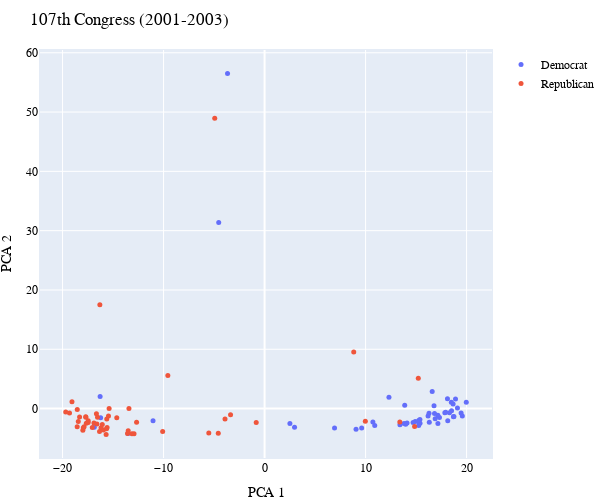

The cell this chart's notebook holds for it:
### Code cell
plot_PCA(2001)

### Figure 1 — Plotly figure (JSON) as saved in the notebook; plotly's stock layout.template omitted (floating-point values rounded to 4 significant figures)
{"data": [{"hovertemplate": "<b>%{text}</b><br><br>", "marker": {"size": 5}, "mode": "markers", "name": "Democrat", "text": ["BYRD, Robert Carlyle", "KERRY, John Forbes", "ROCKEFELLER, John Davison IV (Jay)", "BOXER, Barbara", "CARPER, Thomas Richard", "DURBIN, Richard Joseph", "REID, Harry", "TORRICELLI, Robert Guy", "BYRD, Robert Carlyle", "JOHNSON, Timothy Peter (Tim)", "CONRAD, Kent", "GRAHAM, Daniel Robert (Bob)", "KOHL, Herbert H.", "LIEBERMAN, Joseph I.", "REED, John F. (Jack)", "LINCOLN, Blanche Lambert", "STABENOW, Deborah Ann", "CANTWELL, Maria E.", "MILLER, Zell Bryan", "EDWARDS, John", "BAYH, Evan", "LANDRIEU, Mary L.", "CLELAND, Joseph Maxwell (Max)", "FEINGOLD, Russell Dana", "BINGAMAN, Jesse Francis, Jr. (Jeff)", "MURRAY, Patty", "WELLSTONE, Paul David", "CLINTON, Hillary Rodham", "CORZINE, Jon Stevens", "NELSON, Earl Benjamin (Ben)", "CARNAHAN, Jean", "DAYTON, Mark", "FEINSTEIN, Dianne", "WYDEN, Ronald Lee", "INOUYE, Daniel Ken", "BAUCUS, Max Sieben", "AKAKA, Daniel Kahikina", "DODD, Christopher John", "HOLLINGS, Ernest Frederick", "DASCHLE, Thomas Andrew", "BREAUX, John Berlinger", "LEAHY, Patrick Joseph", "NELSON, Clarence William (Bill)", "MIKULSKI, Barbara Ann", "LEVIN, Carl", "SARBANES, Paul Spyros", "BIDEN, Joseph Robinette, Jr.", "DORGAN, Byron Leslie", "INOUYE, Daniel Ken", "SCHUMER, Charles Ellis (Chuck)", "HARKIN, Thomas Richard (Tom)", "KENNEDY, Edward Moore (Ted)"], "type": "scatter", "x": [13.87, 17.31, 17.15, 18.66, 10.91, 18.51, 17.16, 12.31, -13.52, 13.81, 15.26, 14.91, 13.97, 15.38, 19.46, 9.055, 18.13, 16.31, -16.28, 10.72, -11.04, 9.611, -16.23, 16.89, 14.1, -16.86, -3.668, 17.85, 18.9, 2.508, 13.4, 19.09, 19.97, 15.39, -4.541, 6.928, 16.77, 18.1, 16.19, 15.26, 2.965, 18.7, 14.7, 18.31, 18.74, 19.58, 16.28, 15.28, 16.59, 16.82, 17.93, 18.49], "y": [0.5568, -1.491, -1.108, 0.7671, -2.852, -0.3633, -2.519, 1.928, -4.192, -2.51, -1.994, -2.18, -2.641, -1.846, -0.7545, -3.491, -2.065, -2.303, 2.051, -2.246, -2.051, -3.263, -1.566, -1.717, -2.448, -3.163, 56.5, -0.7042, 1.632, -2.531, -2.715, 0.07801, 1.068, -2.474, 31.39, -3.293, 0.4619, 1.667, -1.26, -2.835, -3.139, -1.377, -2.346, -0.7079, -1.349, -1.268, -0.7886, -2.366, 2.878, -0.8253, -0.6225, 1.048]}, {"hovertemplate": "<b>%{text}</b><br><br>", "marker": {"size": 5}, "mode": "markers", "name": "Republican", "text": ["LOTT, Chester Trent", "HUTCHISON, Kathryn Ann Bailey (Kay)", "BENNETT, Robert", "DOMENICI, Pete Vichi", "HELMS, Jesse", "COCHRAN, William Thad", "MURKOWSKI, Frank Hughes", "THOMPSON, Fred Dalton", "SESSIONS, Jefferson Beauregard III (Jeff)", "COLLINS, Susan Margaret", "HAGEL, Charles Timothy (Chuck)", "SMITH, Gordon Harold", "ENZI, Michael B.", "FITZGERALD, Peter G.", "THURMOND, James Strom", "VOINOVICH, George Victor", "CHAFEE, Lincoln Davenport", "SHELBY, Richard C.", "CAMPBELL, Ben Nighthorse", "BUSH, George Walker", "FRIST, William H.", "STEVENS, Theodore Fulton (Ted)", "BROWNBACK, Sam Dale", "ENSIGN, John Eric", "NICKLES, Donald Lee", "SPECTER, Arlen", "ROBERTS, Charles Patrick (Pat)", "GREGG, Judd Alan", "McCONNELL, Addison Mitchell (Mitch)", "CRAIG, Larry Edwin", "WARNER, John William", "DeWINE, Michael", "McCAIN, John Sidney, III", "SNOWE, Olympia Jean", "SMITH, Robert C.", "BUNNING, James Paul David", "GRAMM, William Philip (Phil)", "KYL, Jon Llewellyn", "BOND, Christopher Samuel (Kit)", "LUGAR, Richard Green", "HATCH, Orrin Grant", "THOMAS, Craig Lyle", "BURNS, Conrad", "ALLARD, A. Wayne", "SANTORUM, Richard John (Rick)", "ALLEN, George", "JEFFORDS, James Merrill", "HUTCHINSON, Timothy", "CRAPO, Michael Dean", "GRASSLEY, Charles Ernest", "INHOFE, James Mountain"], "type": "scatter", "x": [-18.55, 13.39, -15.59, -13.43, -16.31, -13.57, -15.62, -17.99, -16.65, 9.974, -5.522, -16.19, -10.09, -17.69, -17.47, 14.85, -3.368, -0.8283, 8.826, -13.13, 15.22, -12.67, -16.89, -15.39, -19.31, -3.915, -17.06, -16.54, -17.87, -17.46, -12.92, -13.5, -9.577, -4.583, -18.32, -18.44, -19.07, -19.69, -16.6, -15.96, -16.34, -18.54, -16.07, -17.94, -17.65, -15.65, -4.935, -14.63, -15.45, -15.69, -17.71], "y": [-3.043, -2.251, -3.201, 0.01266, 17.53, -4.221, -1.756, -3.644, -0.8717, -2.155, -4.129, -3.226, -3.862, -1.448, -2.334, -3.01, -1.053, -2.341, 9.557, -4.228, 5.105, -2.303, -2.442, 0.007594, -0.7312, -1.737, -3.182, -1.447, -3.072, -2.035, -4.232, -3.753, 5.582, -4.153, -1.44, -2.167, 1.151, -0.562, -2.581, -3.626, -3.872, -0.1675, -2.692, -3.238, -2.461, -3.386, 48.98, -1.541, -1.257, -4.367, -1.359]}], "layout": {"font": {"color": "#000000", "family": "Courier New, monospace", "size": 12}, "height": 500, "margin": {"b": 10, "l": 15, "pad": 1, "r": 1, "t": 50}, "title": {"text": "107th Congress (2001-2003)"}, "width": 600, "xaxis": {"title": {"text": "PCA 1"}}, "yaxis": {"title": {"text": "PCA 2"}}}}
